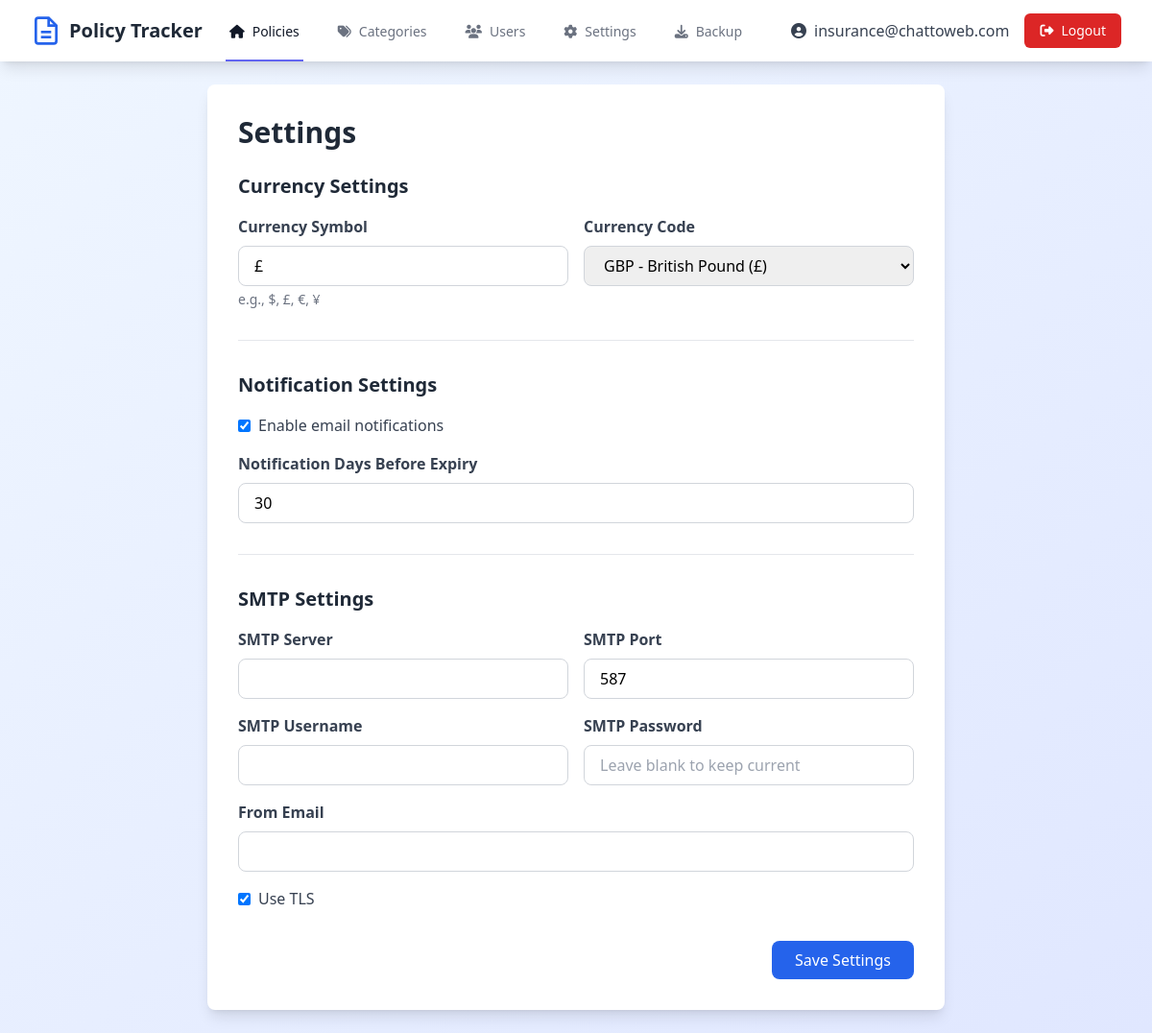
Page /settings (signed in) on the earlier database version.
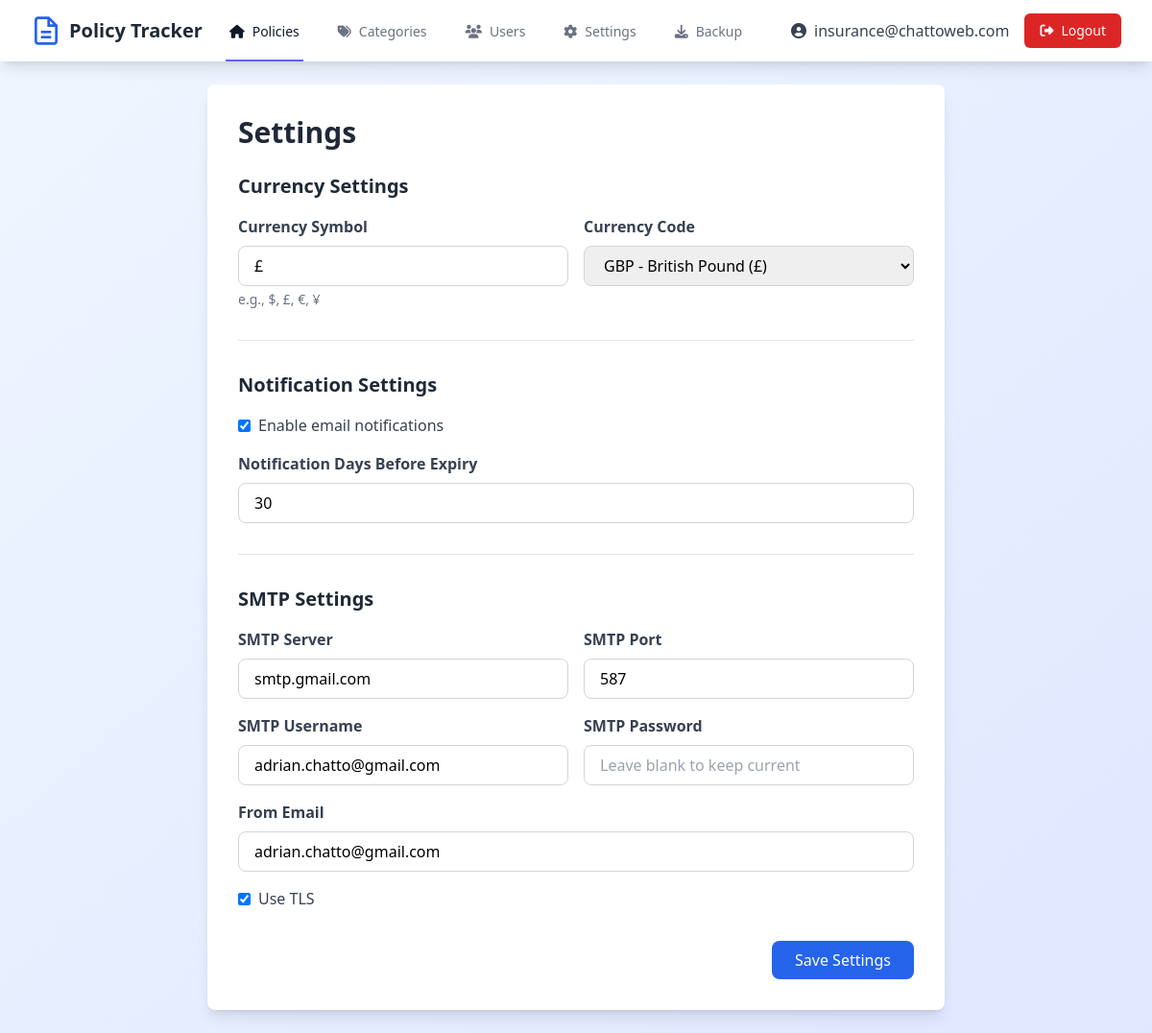
Same page on the later database version.
### tables this page shows
CREATE TABLE users
                 (id INTEGER PRIMARY KEY AUTOINCREMENT,
                  email TEXT UNIQUE NOT NULL,
                  password TEXT NOT NULL,
                  is_admin INTEGER DEFAULT 0,
                  enabled INTEGER DEFAULT 1,
                  created_at TIMESTAMP DEFAULT CURRENT_TIMESTAMP);

CREATE TABLE settings
                 (id INTEGER PRIMARY KEY AUTOINCREMENT,
                  key TEXT UNIQUE NOT NULL,
                  value TEXT NOT NULL);

### app.py (the view, shortened to what this page needs)
@app.route('/settings', methods=['GET', 'POST'])
@admin_required
def settings():
    current_settings = {
        'notification_days': get_setting('notification_days', '30'),
        'notification_enabled': get_setting('notification_enabled', 'true') == 'true',
        'smtp_server': get_setting('smtp_server', ''),
        'smtp_port': get_setting('smtp_port', '587'),
        'smtp_username': get_setting('smtp_username', ''),
        'smtp_from_email': get_setting('smtp_from_email', ''),
        'smtp_use_tls': get_setting('smtp_use_tls', 'true') == 'true',
        'currency_symbol': get_setting('currency_symbol', '$'),
        'currency_code': get_setting('currency_code', 'USD')
    }
    return render_template('settings.html', settings=current_settings)

### app.py (called while the page is built)
def get_db():
    conn = sqlite3.connect(DB_PATH)
    conn.row_factory = sqlite3.Row
    return conn

@app.context_processor
def inject_now():
    return {'now': datetime.now()}

def admin_required(f):
    @wraps(f)
    def decorated_function(*args, **kwargs):
        if 'user_id' not in session:
            flash('Please log in to access this page.', 'error')
            return redirect(url_for('login'))
        conn = get_db()
        c = conn.cursor()
        c.execute("SELECT is_admin, enabled FROM users WHERE id = ?", (session['user_id'],))
        user = c.fetchone()
        conn.close()
        if not user or not user['enabled']:
            session.clear()
            flash('Your account has been disabled.', 'error')
            return redirect(url_for('login'))
        if not user['is_admin']:
            flash('You do not have permission to access this page.', 'error')
            return redirect(url_for('index'))
        return f(*args, **kwargs)
    return decorated_function

def get_setting(key, default=''):
    conn = get_db()
    c = conn.cursor()
    c.execute("SELECT value FROM settings WHERE key = ?", (key,))
    result = c.fetchone()
    conn.close()
    return result['value'] if result else default

### templates/settings.html (shortened to what this page needs)
{% extends "base.html" %}
{% block content %}
<div class="max-w-3xl mx-auto bg-white rounded-lg shadow-lg p-8">
    <h1 class="text-3xl font-bold text-gray-800 mb-6">Settings</h1>
    <form method="POST">
        <div class="mb-8">
            <h2 class="text-xl font-semibold text-gray-800 mb-4">Currency Settings</h2>
            <div class="grid grid-cols-1 md:grid-cols-2 gap-4">
                <div>
                    <label class="block text-gray-700 font-semibold mb-2">Currency Symbol</label>
                    <input type="text" name="currency_symbol" value="{{ settings.currency_symbol }}"
                           placeholder="$"
                           class="w-full px-4 py-2 border border-gray-300 rounded-lg focus:outline-none focus:ring-2 focus:ring-blue-500">
                    <p class="text-sm text-gray-500 mt-1">e.g., $, £, €, ¥</p>
                </div>
                <div>
                    <label class="block text-gray-700 font-semibold mb-2">Currency Code</label>
                    <select name="currency_code" class="w-full px-4 py-2 border border-gray-300 rounded-lg focus:outline-none focus:ring-2 focus:ring-blue-500">
                        <option value="GBP" {% if settings.currency_code == 'GBP' %}selected{% endif %}>GBP - British Pound (£)</option>
                    </select>
                </div>
            </div>
        </div>
        <div class="mb-8 border-t pt-8">
            <h2 class="text-xl font-semibold text-gray-800 mb-4">Notification Settings</h2>
            <div class="space-y-4">
                <div class="flex items-center">
                    <input type="checkbox" name="notification_enabled" id="notification_enabled"
                           {% if settings.notification_enabled %}checked{% endif %} class="mr-2">
                    <label for="notification_enabled" class="text-gray-700">Enable email notifications</label>
                </div>
                <div>
                    <label class="block text-gray-700 font-semibold mb-2">Notification Days Before Expiry</label>
                    <input type="number" name="notification_days" value="{{ settings.notification_days }}"
                           class="w-full px-4 py-2 border border-gray-300 rounded-lg focus:outline-none focus:ring-2 focus:ring-blue-500">
                </div>
            </div>
        </div>
        <div class="mb-8 border-t pt-8">
            <h2 class="text-xl font-semibold text-gray-800 mb-4">SMTP Settings</h2>
            <div class="grid grid-cols-1 md:grid-cols-2 gap-4">
                <div>
                    <label class="block text-gray-700 font-semibold mb-2">SMTP Server</label>
                    <input type="text" name="smtp_server" value="{{ settings.smtp_server }}"
                           class="w-full px-4 py-2 border border-gray-300 rounded-lg focus:outline-none focus:ring-2 focus:ring-blue-500">
                </div>
                <div>
                    <label class="block text-gray-700 font-semibold mb-2">SMTP Port</label>
                    <input type="number" name="smtp_port" value="{{ settings.smtp_port }}"
                           class="w-full px-4 py-2 border border-gray-300 rounded-lg focus:outline-none focus:ring-2 focus:ring-blue-500">
                </div>
                <div>
                    <label class="block text-gray-700 font-semibold mb-2">SMTP Username</label>
                    <input type="text" name="smtp_username" value="{{ settings.smtp_username }}"
                           class="w-full px-4 py-2 border border-gray-300 rounded-lg focus:outline-none focus:ring-2 focus:ring-blue-500">
                </div>
                <div>
                    <label class="block text-gray-700 font-semibold mb-2">SMTP Password</label>
                    <input type="password" name="smtp_password" placeholder="Leave blank to keep current"
                           class="w-full px-4 py-2 border border-gray-300 rounded-lg focus:outline-none focus:ring-2 focus:ring-blue-500">
                </div>
                <div class="md:col-span-2">
                    <label class="block text-gray-700 font-semibold mb-2">From Email</label>
                    <input type="email" name="smtp_from_email" value="{{ settings.smtp_from_email }}"
                           class="w-full px-4 py-2 border border-gray-300 rounded-lg focus:outline-none focus:ring-2 focus:ring-blue-500">
                </div>
                <div class="md:col-span-2">
                    <div class="flex items-center">
                        <input type="checkbox" name="smtp_use_tls" id="smtp_use_tls"
                               {% if settings.smtp_use_tls %}checked{% endif %} class="mr-2">
                        <label for="smtp_use_tls" class="text-gray-700">Use TLS</label>
                    </div>
                </div>
            </div>
        </div>
        <div class="flex justify-end">
            <button type="submit"
                    class="px-6 py-2 bg-blue-600 text-white rounded-lg hover:bg-blue-700 transition duration-200">
                Save Settings
            </button>
        </div>
    </form>
</div>
{% endblock %}

### templates/base.html (shortened to what this page needs)
<!DOCTYPE html>
<html lang="en">
<head>
    <script src="https://cdn.tailwindcss.com"></script>
    <link rel="stylesheet" href="https://cdnjs.cloudflare.com/ajax/libs/font-awesome/6.4.0/css/all.min.css">
</head>
<body class="bg-gradient-to-br from-blue-50 to-indigo-100 min-h-screen">
    {% if session.user_id %}
    <nav class="bg-white shadow-lg">
        <div class="max-w-7xl mx-auto px-4 sm:px-6 lg:px-8">
            <div class="flex justify-between h-16">
                <div class="flex">
                    <div class="flex-shrink-0 flex items-center">
                        <span class="ml-2 text-xl font-bold text-gray-800">Policy Tracker</span>
                    </div>
                    <div class="hidden sm:ml-6 sm:flex sm:space-x-8">
                        <a href="{{ url_for('index') }}" class="border-indigo-500 text-gray-900 inline-flex items-center px-1 pt-1 border-b-2 text-sm font-medium">
                            <i class="fas fa-home mr-2"></i>Policies
                        </a>
                        <a href="{{ url_for('manage_categories') }}" class="border-transparent text-gray-500 hover:border-gray-300 hover:text-gray-700 inline-flex items-center px-1 pt-1 border-b-2 text-sm font-medium">
                            <i class="fas fa-tags mr-2"></i>Categories
                        </a>
                        {% if session.is_admin %}
                        <a href="{{ url_for('users') }}" class="border-transparent text-gray-500 hover:border-gray-300 hover:text-gray-700 inline-flex items-center px-1 pt-1 border-b-2 text-sm font-medium">
                            <i class="fas fa-users mr-2"></i>Users
                        </a>
                        <a href="{{ url_for('settings') }}" class="border-transparent text-gray-500 hover:border-gray-300 hover:text-gray-700 inline-flex items-center px-1 pt-1 border-b-2 text-sm font-medium">
                            <i class="fas fa-cog mr-2"></i>Settings
                        </a>
                        <a href="{{ url_for('backup') }}" class="border-transparent text-gray-500 hover:border-gray-300 hover:text-gray-700 inline-flex items-center px-1 pt-1 border-b-2 text-sm font-medium">
                            <i class="fas fa-download mr-2"></i>Backup
                        </a>
                        {% endif %}
                    </div>
                </div>
                <div class="hidden sm:ml-6 sm:flex sm:items-center space-x-4">
                    <a href="{{ url_for('account') }}" class="text-gray-700 hover:text-gray-900">
                        <i class="fas fa-user-circle mr-2"></i>{{ session.email }}
                    </a>
                    <a href="{{ url_for('logout') }}" class="bg-red-600 text-white px-4 py-2 rounded-md text-sm font-medium hover:bg-red-700">
                        <i class="fas fa-sign-out-alt mr-2"></i>Logout
                    </a>
                </div>
            </div>
        </div>
    </nav>
    {% endif %}
    <div class="max-w-7xl mx-auto py-6 sm:px-6 lg:px-8">
        {% block content %}{% endblock %}
    </div>
</body>
</html>

Differences in the rows shown:
added settings: smtp_server "smtp.gmail.com"
added settings: smtp_username "adrian.chatto@gmail.com"
added settings: smtp_from_email "adrian.chatto@gmail.com"
